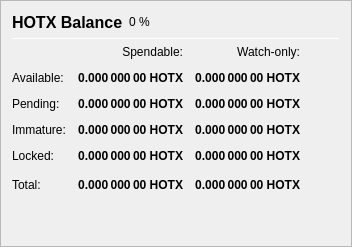
                   <widget class="QFrame" name="frame_Balances">
                    <property name="frameShape">
                     <enum>QFrame::StyledPanel</enum>
                    </property>
                    <property name="frameShadow">
                     <enum>QFrame::Raised</enum>
                    </property>
                    <layout class="QVBoxLayout" name="verticalLayout_4">
                     <item>
                      <layout class="QHBoxLayout" name="horizontalLayout_4">
                       <item>
                        <widget class="QLabel" name="label_5">
                         <property name="minimumSize">
                          <size>
                           <width>0</width>
                           <height>20</height>
                          </size>
                         </property>
                         <property name="font">
                          <font>
                           <pointsize>12</pointsize>
                           <weight>75</weight>
                           <bold>true</bold>
                          </font>
                         </property>
                         <property name="text">
                          <string>HOTX Balance</string>
                         </property>
                        </widget>
                       </item>
                       <item>
                        <widget class="QLabel" name="labelHOTXPercent">
                         <property name="text">
                          <string notr="true">0 %</string>
                         </property>
                        </widget>
                       </item>
                       <item>
                        <spacer name="horizontalSpacer_3">
                         <property name="orientation">
                          <enum>Qt::Horizontal</enum>
                         </property>
                         <property name="sizeHint" stdset="0">
                          <size>
                           <width>40</width>
                           <height>20</height>
                          </size>
                         </property>
                        </spacer>
                       </item>
                      </layout>
                     </item>
                     <item>
                      <widget class="Line" name="line_Balance">
                       <property name="minimumSize">
                        <size>
                         <width>0</width>
                         <height>1</height>
                        </size>
                       </property>
                       <property name="maximumSize">
                        <size>
                         <width>16777215</width>
                         <height>1</height>
                        </size>
                       </property>
                       <property name="orientation">
                        <enum>Qt::Horizontal</enum>
                       </property>
                      </widget>
                     </item>
                     <item>
                      <layout class="QGridLayout" name="gridLayout">
                       <property name="spacing">
                        <number>12</number>
                       </property>
                       <item row="0" column="1">
                        <widget class="QLabel" name="labelSpendable">
                         <property name="text">
                          <string>Spendable:</string>
                         </property>
                         <property name="alignment">
                          <set>Qt::AlignRight|Qt::AlignTrailing|Qt::AlignVCenter</set>
                         </property>
                        </widget>
                       </item>
                       <item row="0" column="2">
                        <widget class="QLabel" name="labelWatchonly">
                         <property name="text">
                          <string>Watch-only:</string>
                         </property>
                         <property name="alignment">
                          <set>Qt::AlignRight|Qt::AlignTrailing|Qt::AlignVCenter</set>
                         </property>
                        </widget>
                       </item>
                       <item row="1" column="0">
                        <widget class="QLabel" name="labelBalanceText">
                         <property name="text">
                          <string>Available:</string>
                         </property>
                        </widget>
                       </item>
                       <item row="1" column="1">
                        <widget class="QLabel" name="labelBalance">
                         <property name="font">
                          <font>
                           <weight>75</weight>
                           <bold>true</bold>
                          </font>
                         </property>
                         <property name="cursor">
                          <cursorShape>IBeamCursor</cursorShape>
                         </property>
                         <property name="toolTip">
                          <string>Your current spendable balance</string>
                         </property>
                         <property name="text">
                          <string notr="true">0.000 000 00 HOTX</string>
                         </property>
                         <property name="alignment">
                          <set>Qt::AlignRight|Qt::AlignTrailing|Qt::AlignVCenter</set>
                         </property>
                         <property name="textInteractionFlags">
                          <set>Qt::LinksAccessibleByMouse|Qt::TextSelectableByKeyboard|Qt::TextSelectableByMouse</set>
                         </property>
                        </widget>
                       </item>
                       <item row="1" column="2">
                        <widget class="QLabel" name="labelWatchAvailable">
                         <property name="font">
                          <font>
                           <weight>75</weight>
                           <bold>true</bold>
                          </font>
                         </property>
                         <property name="cursor">
                          <cursorShape>IBeamCursor</cursorShape>
                         </property>
                         <property name="toolTip">
                          <string>Your current balance in watch-only addresses</string>
                         </property>
                         <property name="text">
                          <string notr="true">0.000 000 00 HOTX</string>
                         </property>
                         <property name="alignment">
                          <set>Qt::AlignRight|Qt::AlignTrailing|Qt::AlignVCenter</set>
                         </property>
                         <property name="textInteractionFlags">
                          <set>Qt::LinksAccessibleByMouse|Qt::TextSelectableByKeyboard|Qt::TextSelectableByMouse</set>
                         </property>
                        </widget>
                       </item>
                       <item row="2" column="0">
                        <widget class="QLabel" name="labelPendingText">
                         <property name="text">
                          <string>Pending:</string>
                         </property>
                        </widget>
                       </item>
                       <item row="2" column="1">
                        <widget class="QLabel" name="labelUnconfirmed">
                         <property name="font">
                          <font>
                           <weight>75</weight>
                           <bold>true</bold>
                          </font>
                         </property>
                         <property name="cursor">
                          <cursorShape>IBeamCursor</cursorShape>
                         </property>
                         <property name="toolTip">
                          <string>Total of transactions that have yet to be confirmed, and do not yet count toward the spendable balance</string>
                         </property>
                         <property name="text">
                          <string notr="true">0.000 000 00 HOTX</string>
                         </property>
                         <property name="alignment">
                          <set>Qt::AlignRight|Qt::AlignTrailing|Qt::AlignVCenter</set>
                         </property>
                         <property name="textInteractionFlags">
                          <set>Qt::LinksAccessibleByMouse|Qt::TextSelectableByKeyboard|Qt::TextSelectableByMouse</set>
                         </property>
                        </widget>
                       </item>
                       <item row="2" column="2">
                        <widget class="QLabel" name="labelWatchPending">
                         <property name="font">
                          <font>
                           <weight>75</weight>
                           <bold>true</bold>
                          </font>
                         </property>
                         <property name="cursor">
                          <cursorShape>IBeamCursor</cursorShape>
                         </property>
                         <property name="toolTip">
                          <string>Unconfirmed transactions to watch-only addresses</string>
                         </property>
                         <property name="text">
                          <string notr="true">0.000 000 00 HOTX</string>
                         </property>
                         <property name="alignment">
                          <set>Qt::AlignRight|Qt::AlignTrailing|Qt::AlignVCenter</set>
                         </property>
                         <property name="textInteractionFlags">
                          <set>Qt::LinksAccessibleByMouse|Qt::TextSelectableByKeyboard|Qt::TextSelectableByMouse</set>
                         </property>
                        </widget>
                       </item>
                       <item row="3" column="0">
                        <widget class="QLabel" name="labelImmatureText">
                         <property name="text">
                          <string>Immature:</string>
                         </property>
                        </widget>
                       </item>
                       <item row="3" column="1">
                        <widget class="QLabel" name="labelImmature">
                         <property name="font">
                          <font>
                           <weight>75</weight>
                           <bold>true</bold>
                          </font>
                         </property>
                         <property name="cursor">
                          <cursorShape>IBeamCursor</cursorShape>
                         </property>
                         <property name="toolTip">
                          <string>Staked or masternode rewards that has not yet matured</string>
                         </property>
                         <property name="text">
                          <string notr="true">0.000 000 00 HOTX</string>
                         </property>
                         <property name="alignment">
                          <set>Qt::AlignRight|Qt::AlignTrailing|Qt::AlignVCenter</set>
                         </property>
                         <property name="textInteractionFlags">
                          <set>Qt::LinksAccessibleByMouse|Qt::TextSelectableByKeyboard|Qt::TextSelectableByMouse</set>
                         </property>
                        </widget>
                       </item>
                       <item row="3" column="2">
                        <widget class="QLabel" name="labelWatchImmature">
                         <property name="font">
                          <font>
                           <weight>75</weight>
                           <bold>true</bold>
                          </font>
                         </property>
                         <property name="cursor">
                          <cursorShape>IBeamCursor</cursorShape>
                         </property>
                         <property name="toolTip">
                          <string>Staked or masternode rewards in watch-only addresses that has not yet matured</string>
                         </property>
                         <property name="text">
                          <string notr="true">0.000 000 00 HOTX</string>
                         </property>
                         <property name="alignment">
                          <set>Qt::AlignRight|Qt::AlignTrailing|Qt::AlignVCenter</set>
                         </property>
                         <property name="textInteractionFlags">
                          <set>Qt::LinksAccessibleByMouse|Qt::TextSelectableByKeyboard|Qt::TextSelectableByMouse</set>
                         </property>
                        </widget>
                       </item>
                       <item row="4" column="0">
                        <widget class="QLabel" name="labelLockedBalanceText">
                         <property name="toolTip">
                          <string>Locked HOTX or Masternode collaterals. These are excluded from zHOTX minting.</string>
                         </property>
                         <property name="text">
                          <string>Locked:</string>
                         </property>
                        </widget>
                       </item>
                       <item row="4" column="1">
                        <widget class="QLabel" name="labelLockedBalance">
                         <property name="font">
                          <font>
                           <weight>75</weight>
                           <bold>true</bold>
                          </font>
                         </property>
                         <property name="cursor">
                          <cursorShape>IBeamCursor</cursorShape>
                         </property>
                         <property name="toolTip">
                          <string>Locked HOTX or Masternode collaterals. These are excluded from zHOTX minting.</string>
                         </property>
                         <property name="text">
                          <string notr="true">0.000 000 00 HOTX</string>
                         </property>
                         <property name="alignment">
                          <set>Qt::AlignRight|Qt::AlignTrailing|Qt::AlignVCenter</set>
                         </property>
                         <property name="textInteractionFlags">
                          <set>Qt::LinksAccessibleByMouse|Qt::TextSelectableByKeyboard|Qt::TextSelectableByMouse</set>
                         </property>
                        </widget>
                       </item>
                       <item row="4" column="2">
                        <widget class="QLabel" name="labelWatchLocked">
                         <property name="font">
                          <font>
                           <weight>75</weight>
                           <bold>true</bold>
                          </font>
                         </property>
                         <property name="cursor">
                          <cursorShape>IBeamCursor</cursorShape>
                         </property>
                         <property name="toolTip">
                          <string>Current locked balance in watch-only addresses</string>
                         </property>
                         <property name="text">
                          <string notr="true">0.000 000 00 HOTX</string>
                         </property>
                         <property name="alignment">
                          <set>Qt::AlignRight|Qt::AlignTrailing|Qt::AlignVCenter</set>
                         </property>
                         <property name="textInteractionFlags">
                          <set>Qt::LinksAccessibleByMouse|Qt::TextSelectableByKeyboard|Qt::TextSelectableByMouse</set>
                         </property>
                        </widget>
                       </item>
                       <item row="5" column="0">
                        <widget class="QLabel" name="labelTotalText">
                         <property name="toolTip">
                          <string>Your current HOTCHAIN balance, unconfirmed and immature transactions included</string>
                         </property>
                         <property name="text">
                          <string>Total:</string>
                         </property>
                        </widget>
                       </item>
                       <item row="5" column="1">
                        <widget class="QLabel" name="labelTotal">
                         <property name="font">
                          <font>
                           <weight>75</weight>
                           <bold>true</bold>
                          </font>
                         </property>
                         <property name="cursor">
                          <cursorShape>IBeamCursor</cursorShape>
                         </property>
                         <property name="toolTip">
                          <string>Your current HOTCHAIN balance, unconfirmed and immature transactions included</string>
                         </property>
                         <property name="text">
                          <string notr="true">0.000 000 00 HOTX</string>
                         </property>
                         <property name="alignment">
                          <set>Qt::AlignRight|Qt::AlignTrailing|Qt::AlignVCenter</set>
                         </property>
                         <property name="textInteractionFlags">
                          <set>Qt::LinksAccessibleByMouse|Qt::TextSelectableByKeyboard|Qt::TextSelectableByMouse</set>
                         </property>
                        </widget>
                       </item>
                       <item row="5" column="2">
                        <widget class="QLabel" name="labelWatchTotal">
                         <property name="font">
                          <font>
                           <weight>75</weight>
                           <bold>true</bold>
                          </font>
                         </property>
                         <property name="cursor">
                          <cursorShape>IBeamCursor</cursorShape>
                         </property>
                         <property name="toolTip">
                          <string>Current total balance in watch-only addresses</string>
                         </property>
                         <property name="text">
                          <string notr="true">0.000 000 00 HOTX</string>
                         </property>
                         <property name="alignment">
                          <set>Qt::AlignRight|Qt::AlignTrailing|Qt::AlignVCenter</set>
                         </property>
                         <property name="textInteractionFlags">
                          <set>Qt::LinksAccessibleByMouse|Qt::TextSelectableByKeyboard|Qt::TextSelectableByMouse</set>
                         </property>
                        </widget>
                       </item>
                       <item row="5" column="3">
                        <spacer name="horizontalSpacer_9">
                         <property name="orientation">
                          <enum>Qt::Horizontal</enum>
                         </property>
                         <property name="sizeHint" stdset="0">
                          <size>
                           <width>40</width>
                           <height>20</height>
                          </size>
                         </property>
                        </spacer>
                       </item>
                      </layout>
                     </item>
                     <item>
                      <spacer name="verticalSpacer_3">
                       <property name="orientation">
                        <enum>Qt::Vertical</enum>
                       </property>
                       <property name="sizeHint" stdset="0">
                        <size>
                         <width>20</width>
                         <height>40</height>
                        </size>
                       </property>
                      </spacer>
                     </item>
                    </layout>
                   </widget>
